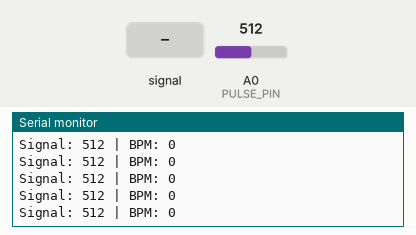
The sketch below on a simulated Arduino Uno, built with avr-gcc and run on an emulated ATmega328P. Shown: the last lines printed to the serial monitor. The inputs (shaded band) are chosen by the test bench; at power-on: A0 (PULSE_PIN) = 512.

Above: at 1.2 s.
1.3 s: A0 (PULSE_PIN) fed a 2 Hz sine of ±306 counts around its level
At 2.1 s:
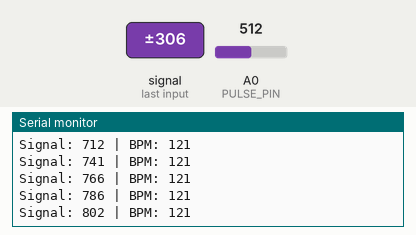
4.0 s: A0 (PULSE_PIN) set to 560
At 4.7 s:
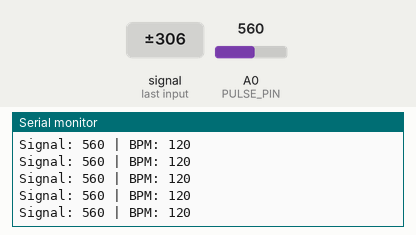
5.5 s: A0 (PULSE_PIN) fed a 200 Hz sine of ±460 counts around its level
8.5 s: A0 (PULSE_PIN) fed a 1000 Hz sine of ±255 counts around its level
11.5 s: A0 (PULSE_PIN) set to 540
At 12.1 s:
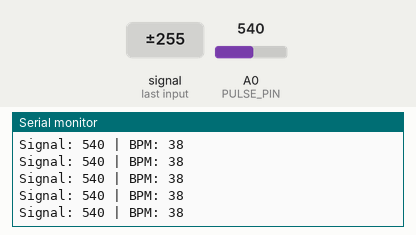
14.5 s: A0 (PULSE_PIN) fed a 200 Hz sine of ±460 counts around its level
At 15.1 s:
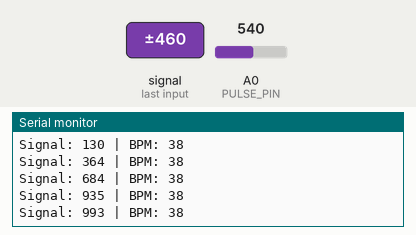
Timing chart, 0 to 17.5 s (numbered marks = the images above; inputs shaded):
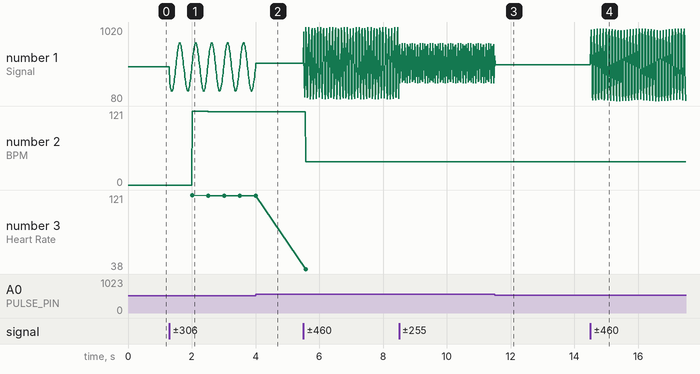

The sketch:

heart_rate_sensor.ino
```cpp
#define PULSE_PIN A0

int signalValue = 0;

int threshold = 550;

bool pulseDetected = false;

unsigned long lastBeatTime = 0;
int heartRate = 0;

void setup()
{
  Serial.begin(115200);

  pinMode(PULSE_PIN, INPUT);

  Serial.println();
  Serial.println("==============================");
  Serial.println("   HEART RATE SENSOR");
  Serial.println("==============================");
  Serial.println("Place your finger on sensor");
}

void loop()
{
  signalValue = analogRead(PULSE_PIN);

  unsigned long currentTime = millis();

  // Detect heartbeat
  if (signalValue > threshold && !pulseDetected)
  {
    pulseDetected = true;

    // Calculate time between beats
    if (lastBeatTime > 0)
    {
      unsigned long beatInterval = currentTime - lastBeatTime;

      // Convert interval to BPM
      if (beatInterval > 300 && beatInterval < 2000)
      {
        heartRate = 60000 / beatInterval;

        Serial.print("Heart Rate: ");
        Serial.print(heartRate);
        Serial.println(" BPM");
      }
    }

    lastBeatTime = currentTime;
  }

  // Wait until signal goes below threshold
  if (signalValue < threshold)
  {
    pulseDetected = false;
  }

  // Show raw sensor value
  Serial.print("Signal: ");
  Serial.print(signalValue);
  Serial.print(" | BPM: ");
  Serial.println(heartRate);

  delay(10);
}
```

Measured:
- after the input at 1.3 s, the serial monitor: prints a new line at once (image 1)
- after the input at 14.5 s, the serial monitor: prints a new line at once (image 4)
- plotted number 1: 512 → 510 after the input at 1.3 s, 540 → 910 after the input at 14.5 s
- plotted number 2: 0 → 120 after the input at 1.3 s
